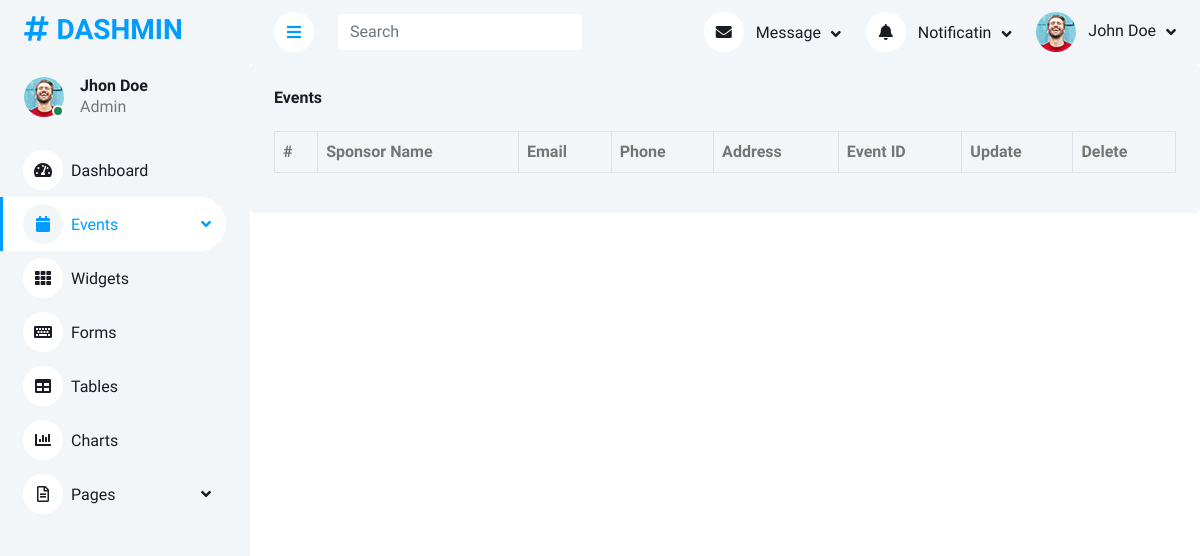
/View/BackOffice/getEventSponsors.php?id=11, run on an earlier commit of the app's database.
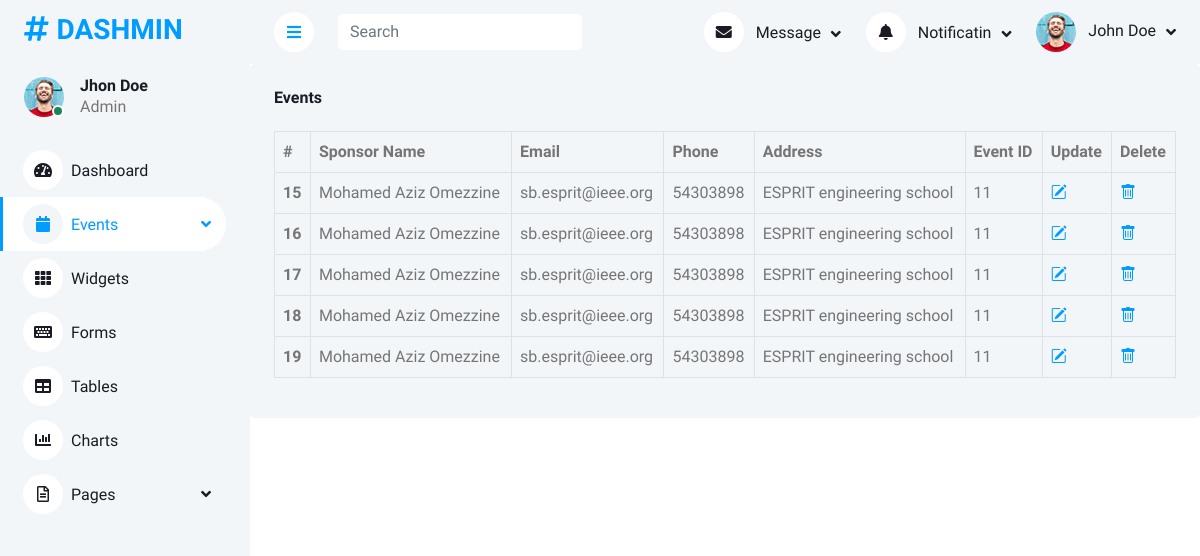
And on a later commit of the database.
### tables this page shows
CREATE TABLE `sponsors` (
  `id` int(11) NOT NULL,
  `name` varchar(255) NOT NULL,
  `email` varchar(255) NOT NULL,
  `phone` varchar(255) NOT NULL,
  `address` varchar(255) NOT NULL,
  `id_event` int(11) NOT NULL
);

### Controller/SponsorController.php (called while the page is built, shortened)
<?php
class SponsorController
{
    static function getSponsorsByEvent($id)
    {
        $query = "SELECT * FROM sponsors WHERE id_event = $id";
        $db = Database::getConnection();
        return $db->query($query)->fetchAll();
    }
}

### View/BackOffice/getEventSponsors.php (the view, shortened to what this page needs)
<?php
include_once __DIR__ .'/../../Controller/SponsorController.php';
$sponsors = SponsorController::getSponsorsByEvent($_GET['id']);
?>
<!DOCTYPE html>
<html lang="en">
<head>
    <link href="https://cdnjs.cloudflare.com/ajax/libs/font-awesome/5.10.0/css/all.min.css" rel="stylesheet">
    <link href="https://cdn.jsdelivr.net/npm/bootstrap-icons@1.4.1/font/bootstrap-icons.css" rel="stylesheet">
    <link href="lib/owlcarousel/assets/owl.carousel.min.css" rel="stylesheet">
    <link href="lib/tempusdominus/css/tempusdominus-bootstrap-4.min.css" rel="stylesheet" />
    <link href="css/bootstrap.min.css" rel="stylesheet">
    <link href="css/style.css" rel="stylesheet">
</head>
<body>
<div class="container-fluid position-relative bg-white d-flex p-0">
<?php include_once 'components/sidebarEvent.php' ?>
</div>
<div class="content">
<?php include_once 'components/navbar.php' ?>
    <div class="col-12">
                            <div class="bg-light rounded h-100 p-4">
                                <h6 class="mb-4">Events</h6>
                                <div class="table-responsive">
                                    <table class="table table-bordered">
                                        <thead>
                                            <tr>
                                                <th scope="col">#</th>
                                                <th scope="col">Sponsor Name</th>
                                                <th scope="col">Email</th>
                                                <th scope="col">Phone</th>
                                                <th scope="col">Address</th>
                                                <th scope="col">Event ID</th>
                                                <th scope="col">Update</th>
                                                <th scope="col">Delete</th>
                                            </tr>
                                        </thead>
                                        <tbody>
                                            <?php
                                            foreach($sponsors as $sponsor)
                                            {
                                                echo '<tr>';
                                                echo '<th scope="row">'.$sponsor['id'].'</th>';
                                                echo '<td>'.$sponsor['name'].'</td>';
                                                echo '<td>'.$sponsor['email'].'</td>';
                                                echo '<td>'.$sponsor['phone'].'</td>';
                                                echo '<td>'.$sponsor['address'].'</td>';
                                                echo '<td>'.$sponsor['id_event'].'</td>';
                                                echo '<td><a href="updateSponsor.php?id='.$sponsor['id'].'"><i class="bi bi-pencil-square"></i></a></td>';
                                                echo '<td><a href="deleteSponsor.php?id='.$sponsor['id'].'"><i class="bi bi-trash"></i></a></td>';
                                                echo '</tr>';
                                            }
                                            ?>
                                        </tbody>
                                    </table>
                                </div>
                            </div>
                        </div>
    </div>

### View/BackOffice/components/sidebarEvent.php (shortened to what this page needs)
<div class="sidebar pe-4 pb-3">
    <nav class="navbar bg-light navbar-light">
        <a href="index.html" class="navbar-brand mx-4 mb-3">
            <h3 class="text-primary"><i class="fa fa-hashtag me-2"></i>DASHMIN</h3>
        </a>
        <div class="d-flex align-items-center ms-4 mb-4">
            <div class="position-relative">
                <img class="rounded-circle" src="img/user.jpg" alt="" style="width: 40px; height: 40px;">
                <div class="bg-success rounded-circle border border-2 border-white position-absolute end-0 bottom-0 p-1"></div>
            </div>
            <div class="ms-3">
                <h6 class="mb-0">Jhon Doe</h6>
                <span>Admin</span>
            </div>
        </div>
        <div class="navbar-nav w-100">
            <a href="index.html" class="nav-item nav-link"><i class="fa fa-tachometer-alt me-2"></i>Dashboard</a>
            <div class="nav-item dropdown active">
                <a href="#" class="nav-link dropdown-toggle active" data-bs-toggle="dropdown"><i
                            class="fa fa-calendar me-2 "></i>Events</a>
            </div>
            <a href="widget.html" class="nav-item nav-link"><i class="fa fa-th me-2"></i>Widgets</a>
            <a href="form.html" class="nav-item nav-link"><i class="fa fa-keyboard me-2"></i>Forms</a>
            <a href="table.html" class="nav-item nav-link"><i class="fa fa-table me-2"></i>Tables</a>
            <a href="chart.html" class="nav-item nav-link"><i class="fa fa-chart-bar me-2"></i>Charts</a>
            <div class="nav-item dropdown">
                <a href="#" class="nav-link dropdown-toggle" data-bs-toggle="dropdown"><i
                            class="far fa-file-alt me-2"></i>Pages</a>
            </div>
        </div>
    </nav>
</div>

### View/BackOffice/components/navbar.php (shortened to what this page needs)
<nav class="navbar navbar-expand bg-light navbar-light sticky-top px-4 py-0">
    <a href="#" class="sidebar-toggler flex-shrink-0">
        <i class="fa fa-bars"></i>
    </a>
    <form class="d-none d-md-flex ms-4">
        <input class="form-control border-0" type="search" placeholder="Search">
    </form>
    <div class="navbar-nav align-items-center ms-auto">
        <div class="nav-item dropdown">
            <a href="#" class="nav-link dropdown-toggle" data-bs-toggle="dropdown">
                <i class="fa fa-envelope me-lg-2"></i>
                <span class="d-none d-lg-inline-flex">Message</span>
            </a>
        </div>
        <div class="nav-item dropdown">
            <a href="#" class="nav-link dropdown-toggle" data-bs-toggle="dropdown">
                <i class="fa fa-bell me-lg-2"></i>
                <span class="d-none d-lg-inline-flex">Notificatin</span>
            </a>
        </div>
        <div class="nav-item dropdown">
            <a href="#" class="nav-link dropdown-toggle" data-bs-toggle="dropdown">
                <img class="rounded-circle me-lg-2" src="img/user.jpg" alt=""
                     style="width: 40px; height: 40px;">
                <span class="d-none d-lg-inline-flex">John Doe</span>
            </a>
        </div>
    </div>
</nav>

### View/BackOffice/css/style.css (style rules this page uses)
:root { --primary: #009CFF; --light: #F3F6F9; --dark: #191C24; }
.sidebar { position: fixed; top: 0; left: 0; bottom: 0; width: 250px; height: 100vh; overflow-y: auto; background: var(--light); transition: 0.5s; z-index: 999; }
.content { margin-left: 250px; min-height: 100vh; background: #FFFFFF; transition: 0.5s; }
@media (min-width: 992px) { .sidebar { margin-left: 0; } }
@media (min-width: 992px) { .content { width: calc(100% - 250px); } }
.sidebar .navbar .navbar-nav .nav-link { padding: 7px 20px; color: var(--dark); font-weight: 500; border-left: 3px solid var(--light); border-radius: 0 30px 30px 0; outline: none; }
.sidebar .navbar .navbar-nav .nav-link:hover, .sidebar .navbar .navbar-nav .nav-link.active { color: var(--primary); background: #FFFFFF; border-color: var(--primary); }
.sidebar .navbar .navbar-nav .nav-link i { width: 40px; height: 40px; display: inline-flex; align-items: center; justify-content: center; background: #FFFFFF; border-radius: 40px; }
.sidebar .navbar .navbar-nav .nav-link:hover i, .sidebar .navbar .navbar-nav .nav-link.active i { background: var(--light); }
.sidebar .navbar .dropdown-toggle::after { position: absolute; top: 15px; right: 15px; border: none; content: "\f107"; font-family: "Font Awesome 5 Free"; font-weight: 900; transition: .5s; }
.content .navbar .navbar-nav .nav-link { margin-left: 25px; padding: 12px 0; color: var(--dark); outline: none; }
.content .navbar .sidebar-toggler, .content .navbar .navbar-nav .nav-link i { width: 40px; height: 40px; display: inline-flex; align-items: center; justify-content: center; background: #FFFFFF; border-radius: 40px; }
.content .navbar .dropdown-toggle::after { margin-left: 6px; vertical-align: middle; border: none; content: "\f107"; font-family: "Font Awesome 5 Free"; font-weight: 900; transition: .5s; }

What changed in the data, as far as the page shows it:
added sponsors: id "15", name "Mohamed Aziz Omezzine", email "sb.esprit@ieee.org", phone "54303898", address "ESPRIT engineering school", id_event "11"
added sponsors: id "16", name "Mohamed Aziz Omezzine", email "sb.esprit@ieee.org", phone "54303898", address "ESPRIT engineering school", id_event "11"
added sponsors: id "17", name "Mohamed Aziz Omezzine", email "sb.esprit@ieee.org", phone "54303898", address "ESPRIT engineering school", id_event "11"
added sponsors: id "18", name "Mohamed Aziz Omezzine", email "sb.esprit@ieee.org", phone "54303898", address "ESPRIT engineering school", id_event "11"
added sponsors: id "19", name "Mohamed Aziz Omezzine", email "sb.esprit@ieee.org", phone "54303898", address "ESPRIT engineering school", id_event "11"
